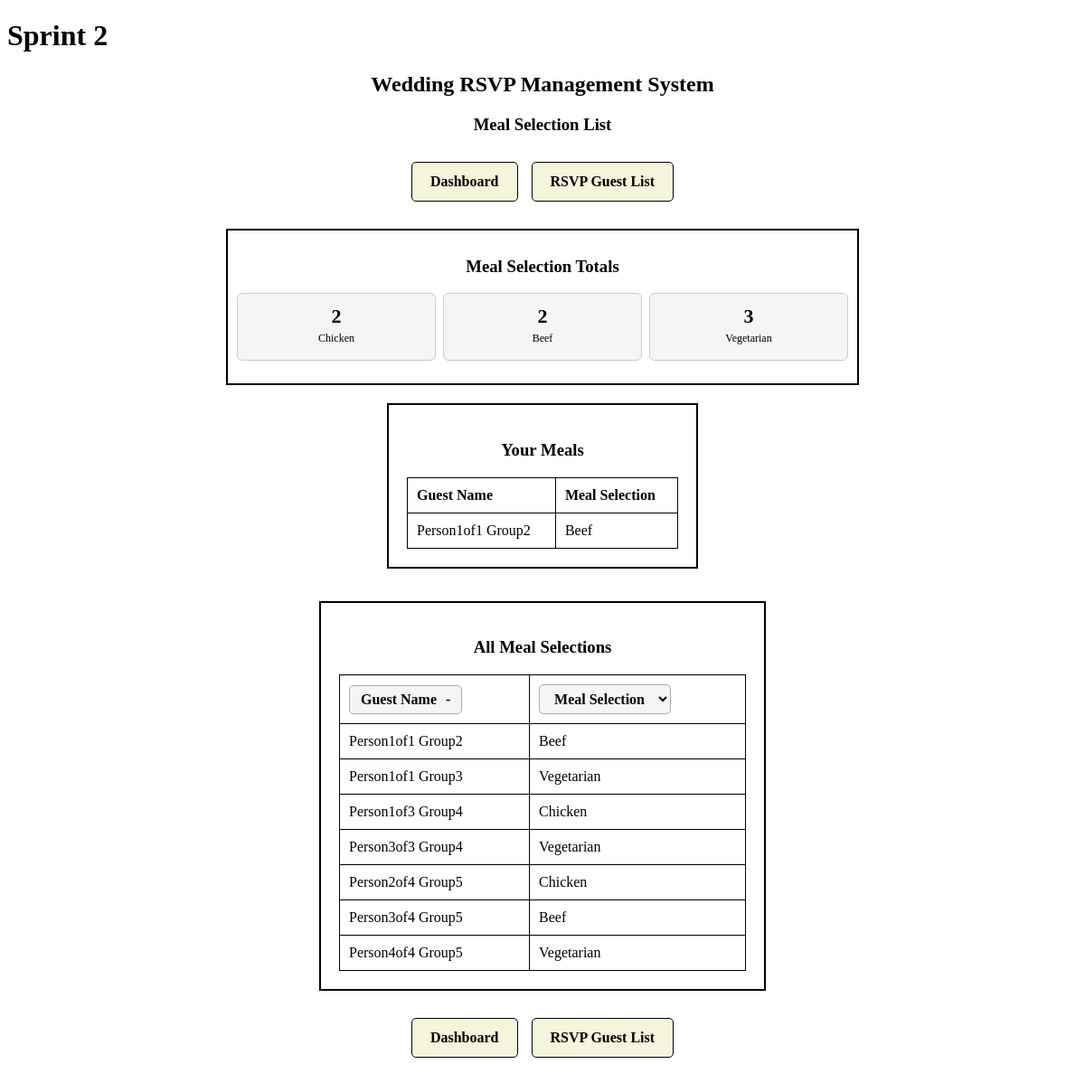
Page /meal_list/2 on the earlier database version.
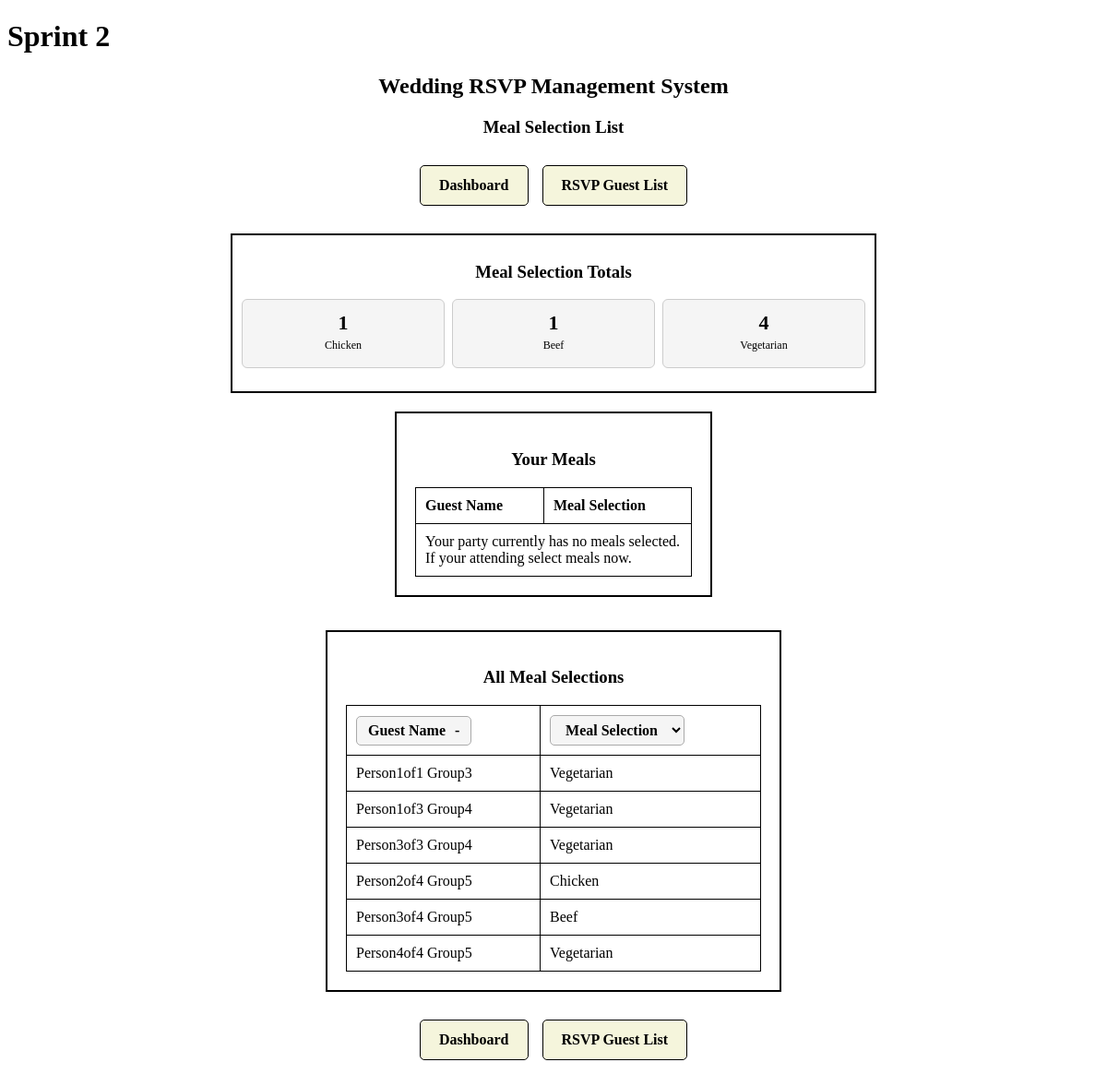
Same page on the later database version.
### tables this page shows
CREATE TABLE meal_options (
    meal_id INTEGER PRIMARY KEY,
    meal_name TEXT NOT NULL UNIQUE
);

CREATE TABLE "guests" (
    guest_id INTEGER PRIMARY KEY,
    invite_id INTEGER,
    first_name TEXT NOT NULL,
    last_name TEXT NOT NULL,
    rsvp_status TEXT DEFAULT 'Not Responded',
    FOREIGN KEY (invite_id) REFERENCES invites(invite_id)
);

### app.py (the view)
@app.route("/meal_list/<int:invite_id>")
def meal_list(invite_id):
    invitation_meals = fetch_data(
        """SELECT guests.first_name, guests.last_name, meal_options.meal_name
        FROM guests
        JOIN meal_selections
        ON guests.guest_id = meal_selections.guest_id
        JOIN meal_options
        ON meal_selections.meal_id = meal_options.meal_id
        WHERE guests.invite_id = ?
        AND guests.rsvp_status = 'Attending'""", #query section
        (invite_id,) #parameter section
    )
    all_meals = fetch_data(
        """SELECT guests.first_name, guests.last_name, meal_options.meal_name
        FROM guests
        JOIN meal_selections
        ON guests.guest_id = meal_selections.guest_id
        JOIN meal_options
        ON meal_selections.meal_id = meal_options.meal_id
        WHERE guests.rsvp_status = 'Attending'""" #query section
    )
    meal_options = fetch_data(
        "SELECT meal_id, meal_name FROM meal_options" #query section
    )
    meal_selections = fetch_data(
        "SELECT meal_id FROM meal_selections" #query section
    )
    meal_totals = calculate_meal_totals(meal_options, meal_selections)
    return render_template(
        "meal_list.html",
        invitation_meals=invitation_meals,
        all_meals=all_meals,
        invite_id=invite_id,
        meal_totals=meal_totals
    )

### calculations.py (called while the page is built)
def calculate_meal_totals(meal_options, meal_selections):
    meal_names = {}
    totals = {}
    for meal in meal_options:
        meal_id = meal[0]
        meal_name = meal[1]
        meal_names[meal_id] = meal_name
        totals[meal_name] = 0
    for selection in meal_selections:
        meal_id = selection[0]
        meal_name = meal_names[meal_id]
        totals[meal_name] += 1
    return totals

### database.py (called while the page is built)
def fetch_data(query, parameters=()):
    connection = sqlite3.connect(database)
    try:
        cursor = connection.cursor()
        cursor.execute(query, parameters)
        data = cursor.fetchall()
        return data
    finally:
        connection.close()

### templates/meal_list.html (shortened to what this page needs)
<!DOCTYPE html>
<html lang="en">
<head>
    <link rel="stylesheet" href="{{ url_for('static', filename='css/styles.css') }}">
</head>
<body>
    <h1>Sprint 2</h1>
    <h2>Wedding RSVP Management System</h2>
    <h3>Meal Selection List</h3>
	<div class="nav">
		<a class="navButton" href="{{ url_for('dashboard', invite_id=invite_id) }}">
			Dashboard
		</a>
		<a class="navButton" href="{{ url_for('rsvp_list', invite_id=invite_id) }}">
            RSVP Guest List
        </a>
	</div>
    <div class="meal-totals">
        <h3>Meal Selection Totals</h3>
        <div class="mealTotalsGrid">
            {% for meal_name, count in meal_totals.items() %}
                <div class="mealTotalCard">
                    <h3>{{ count }}</h3>
                    <p>{{ meal_name }}</p>
                </div>
            {% endfor %}
        </div>
    </div>
    <div class="form-box">
        <h3>Your Meals</h3>
        <table class="guestTable">
            <tr>
                <th>Guest Name</th>
                <th>Meal Selection</th>
            </tr>
            {% if invitation_meals %}
                {% for guest in invitation_meals %}
                <tr>
                    <td>{{ guest[0] }} {{ guest[1] }}</td>
                    <td>{{ guest[2] }}</td>
                </tr>
                {% endfor %}
            {% else %}
                <tr>
                    <td colspan="2">
                        Your party currently has no meals selected.<br>
                        If your attending select meals now.
                    </td>
                </tr>
            {% endif %}
        </table>
    </div>
    <br><br>
    <div class="form-box list-box">
        <h3>All Meal Selections</h3>
        <table class="guestTable sortable-table filterable-table">
            <thead>
                <tr>
                    <th><button type="button" class="sort-by-name">Guest Name <span>-</span></button></th>
                    <th><select class="filter-by-value" aria-label="Filter Meal Selection"><option value="">Meal Selection</option></select></th>
                </tr>
            </thead>
            <tbody>
                {% for guest in all_meals %}
                <tr data-first-name="{{ guest[0] }}">
                    <td>{{ guest[0] }} {{ guest[1] }}</td>
                    <td>{{ guest[2] }}</td>
                </tr>
                {% endfor %}
            </tbody>
        </table>
    </div>
	<div class="nav">
		<a class="navButton" href="{{ url_for('dashboard', invite_id=invite_id) }}">
			Dashboard
		</a>
		<a class="navButton" href="{{ url_for('rsvp_list', invite_id=invite_id) }}">
            RSVP Guest List
        </a>
	</div>
</body>
</html>

### static/css/styles.css (style rules this page uses)
.form-box { border: 2px solid black; width: 300px; padding: 20px; text-align: center; margin: 0 auto; }
h2, h3 { text-align: center; }
.nav { display: flex; justify-content: center; align-items: center; gap: 15px; margin: 30px 0; }
.navButton { display: inline-block; padding: 12px 20px; border-radius: 5px; border: 1px solid black; background-color: beige; color: black; text-decoration: none; cursor: pointer; font-weight: bold; }
.list-box { width: 450px; max-width: 90%; }
.sort-by-name { background-color: whitesmoke; border: 1px solid #aaa; border-radius: 5px; padding: 6px 12px; font: inherit; color: inherit; cursor: pointer; white-space: nowrap; transition: background-color 0.2s; }
.sort-by-name span { margin-left: 6px; font-weight: bold; }
.filter-by-value { background-color: whitesmoke; border: 1px solid #aaa; border-radius: 5px; padding: 6px 12px; font: inherit; color: inherit; cursor: pointer; transition: background-color 0.2s; }
.guestTable { width: 100%; border-collapse: collapse; }
.guestTable th, .guestTable td { border: 1px solid black; padding: 10px; text-align: left; }
.meal-totals { border: 2px solid black; width: 700px; max-width: 90%; box-sizing: border-box; padding: 10px; text-align: center; margin: 20px auto; }
.mealTotalsGrid { display: flex; justify-content: center; gap: 8px; margin: 15px auto; }
.mealTotalCard { box-sizing: border-box; flex: 1; min-width: 0; height: 75px; background-color: #f5f5f5; border: 1px solid #ccc; border-radius: 6px; text-align: center; padding: 8px 3px; }
.mealTotalCard h3 { font-size: 22px; margin: 4px 0; }
.mealTotalCard p { font-size: 12px; margin: 4px 0; }

Differences in the rows shown:
no longer on this page (row edited): guests: first_name "Person1of1", last_name "Group2", meal_name "Beef"
computed for meal_options "Chicken": meal_id "2" → "1"
computed for meal_options "Beef": meal_id "2" → "1"
computed for meal_options "Vegetarian": meal_id "3" → "4"
computed for guests "Person1of3": meal_name "Chicken" → "Vegetarian"
Other differences:
text now shown: "Your party currently has no meals selected. If your attending select meals now."
